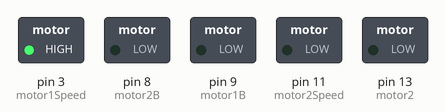
The sketch below on a simulated Arduino Uno, built with avr-gcc and run on an emulated ATmega328P. Parts: switched loads named in the sketch (green lamp = pin HIGH). What the sketch prints to the serial monitor is not drawn.

Above: at 0.1 s.
At 1.2 s:
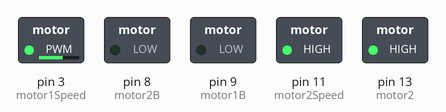
Timing chart, 0 to 2.7 s (numbered marks = the images above):
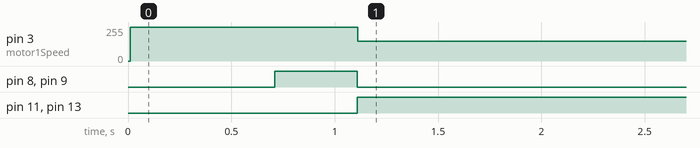

Measured:
- by itself, pin 3 (motor1Speed): 0/255 → 255/255 at 0.01 s, → 150/255 1.1 s later
- by itself, pin 8 (motor2B), pin 9 (motor1B): LOW → HIGH at 0.71 s, → LOW 0.40 s later
- by itself, pin 11 (motor2Speed), pin 13 (motor2): LOW → HIGH at 1.1 s

The sketch:

receiveEvent.ino
```cpp
const int motor1 = 12;
const int motor1B = 9;
const int motor1Speed = 3;

const int motor2 = 13;
const int motor2B = 8;
const int motor2Speed = 11;

const int block = 40;
const int block2 = 17;

const int speedRate = 150;
long x = 0; // right hand side
long y = 0; // left hand side

unsigned long startTime;
unsigned long endTime;
int braketime = 700;

#include <Wire.h>

void setup() {
  Wire.begin(8);                // join i2c bus with address #8
  Wire.onReceive(receiveEvent); // register event
  Serial.begin(9600);           // start serial for output
  pinMode(motor1B, OUTPUT); // brake channel A pin
  pinMode(motor2, OUTPUT);
  pinMode(motor2B, OUTPUT);
}

void loop() {
  delay(10);
  startTime = millis();
  while(x > block && y > block){
    forward(speedRate);
  }
  if(x > block2 && y > block2){
    if(x > y){
      right(1);
    }else{
      left(1);
    }
  }else{
    brake();
    int space = 23;
    while(x < space || y < space){
      if(x > y || x == y){
        right(0);
      }else{
        left(0);
      }
    }
  }
}

// function that executes whenever data is received from master
// this function is registered as an event, see setup()
void receiveEvent(int howMany) {
  x = Wire.read();
  y = Wire.read();    // receive byte as a long
}

void forward(int i) {
  digitalWrite(motor1, HIGH);
  digitalWrite(motor1B, LOW);
  analogWrite(motor1Speed, i);
  Serial.println("forward");
}

void backward(int i) {
  digitalWrite(motor1, LOW);
  digitalWrite(motor1B, LOW);
  analogWrite(motor1Speed, i);
  Serial.println("backward");
}

void left(int i) {
  digitalWrite(motor2, LOW);
  digitalWrite(motor2B, LOW);
  analogWrite(motor2Speed, speedRate);
  Serial.println("left");
  if (i > 0) {
    forward(speedRate);
  } else {
    backward(speedRate);
  }
}

void  right(int i) {
  digitalWrite(motor2, HIGH);
  digitalWrite(motor2B, LOW);
  analogWrite(motor2Speed, 255);
  Serial.println("right");
  if (i > 0) {
    forward(speedRate);
  } else {
    backward(speedRate);
  }
}

void brake() {
  digitalWrite(motor1, LOW);
  digitalWrite(motor1B, LOW);
  analogWrite(motor1Speed, 255);
  delay(braketime);
  digitalWrite(motor1B, HIGH); // brake
  digitalWrite(motor2B, HIGH);
  Serial.println("brake");
  delay(400);
}
```
